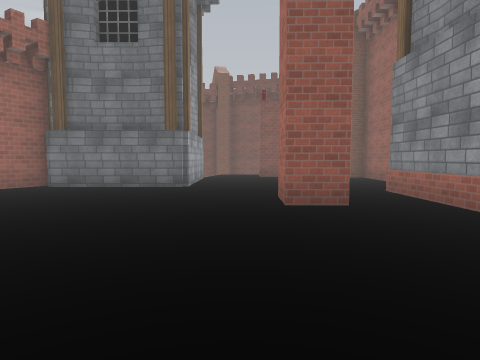
View 1 (above)

19 first-person views from a walk through a scene from a Unity 3-D project. The camera is 1.3 m above the floor, tilts 4° down and sees 75° across. The floor is counted in squares, 2 m on a side. Each view is taken from the middle of a square. On the plan, view 1 faces up. The plan holds only what a view shows up to about 10 squares ahead; the rest is blank. The place goes on beyond the plan. The player character is not drawn. Some surface patterns are stand-ins.

View 2
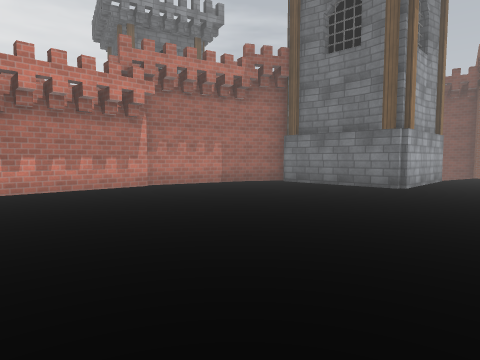

View 3
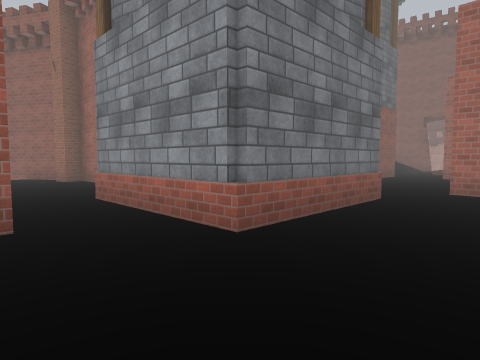

View 4
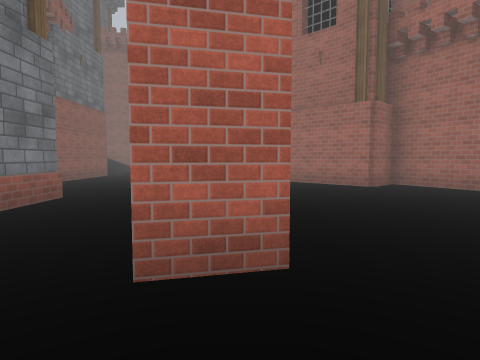

View 5
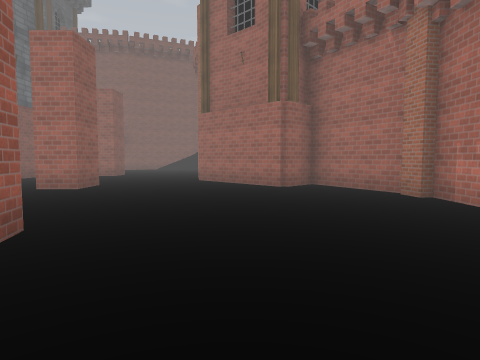

View 6
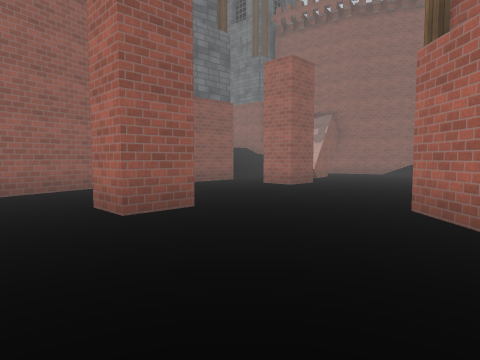

View 7
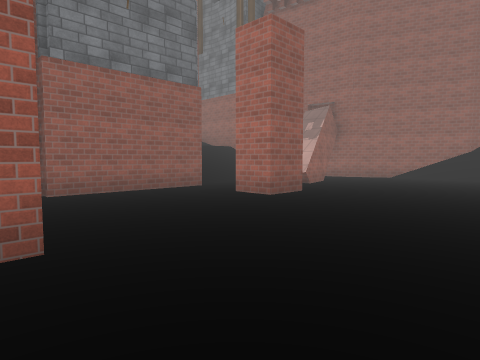

View 8
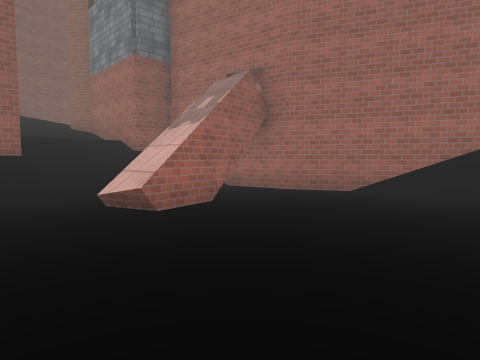

View 9
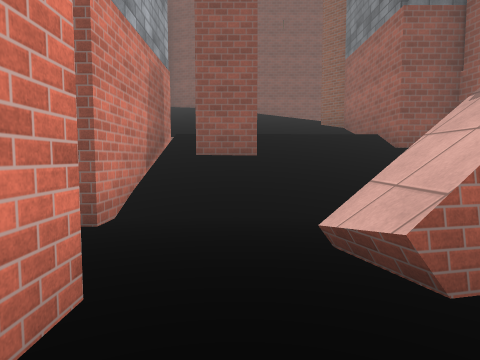

View 10
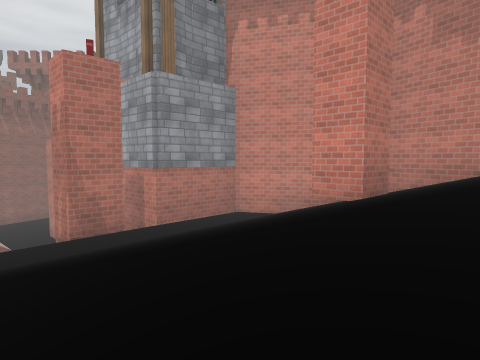

View 11
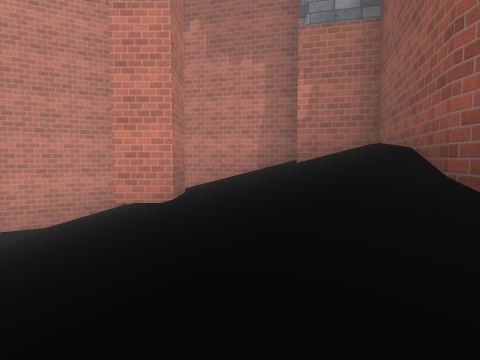

View 12
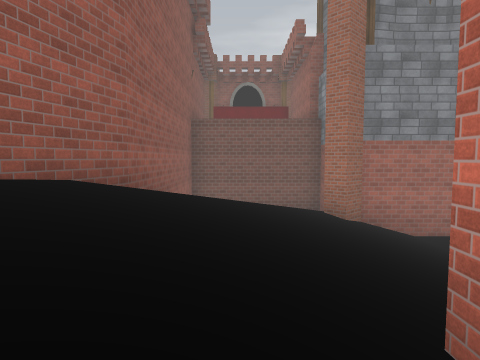

View 13
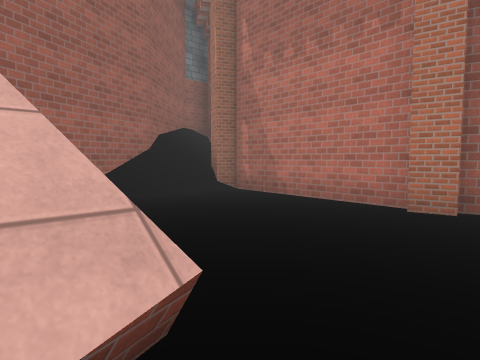

View 14
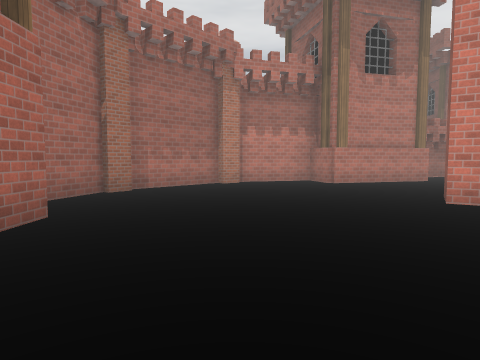

View 15
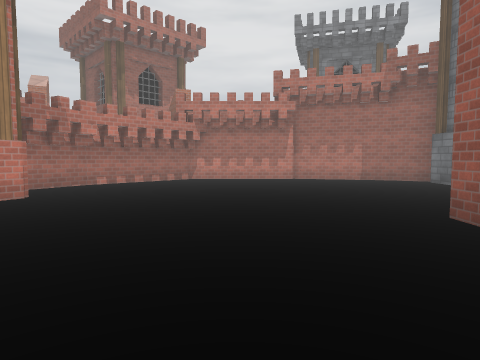

View 16
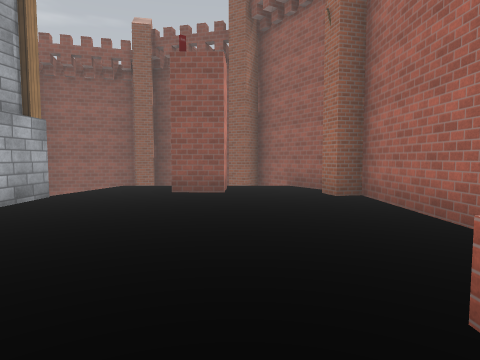

View 17
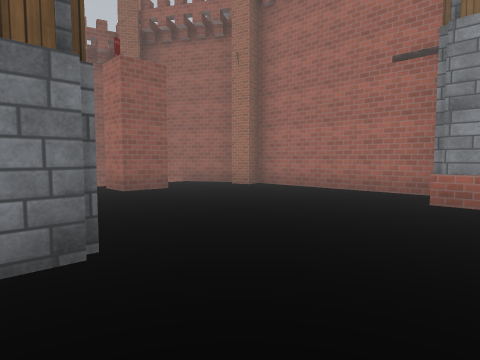

View 18
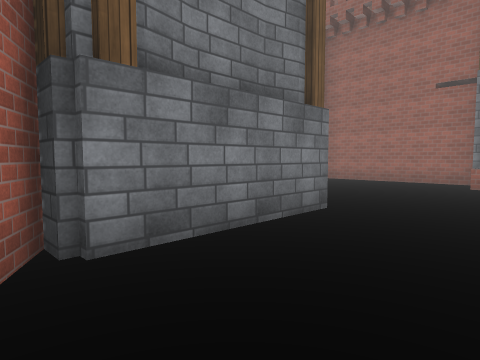

View 19
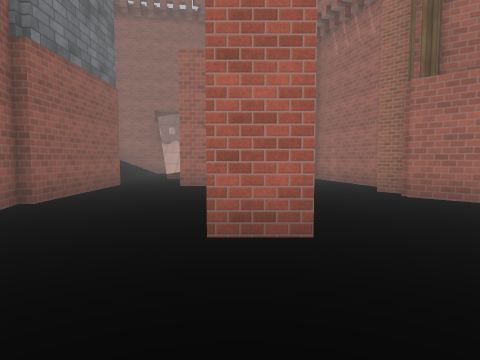

### Floor plan
Key: @ floor where view 1 was taken; # wall or solid block; . main floor; : floor 2.25 m higher than the main floor; + floor 5 m higher than the main floor; / step, stairs or slope; = window, fence, low wall or low ledge; T tower.
Columns run from 6 left of view 1 to 22 right of it. Each row starts with its distance up from view 1.
 15                  #########
 14                #+#///////#
 13         ###    #///////  #
 12       ....#    #/#/////  #
 11      ..#..##   #//////=# #
 10     T......#   #///////#
  9      ......#   ##::/://#
  8  ##  ......#    ###/#//##
  7 ##TTT......#      #/////#
  6 #........###      #//// ##
  5 #......#.#   ######...//.#
  4 #........#   ........//#.#
  3 #........####......#.....##
  2 #.............#........../#
  1 #......................../##
  0 #.....@..#...............//##
 -1 ##..............##########//#
 -2  ###.##........##          ##
 -3       ##.......#
 -4        #.......#
 -5        ###..####
 -6          ####

Positions as (right, up) in squares from view 1, and headings:
1: (0, 0), facing up
2: (1, 0), facing up-left
3: (1, 1), facing up-right
4: (1, 0), facing right
5: (1, -2), facing right
6: (6, -2), facing up-right
7: (8, -1), facing up-right
8: (13, 0), facing up-right
9: (14, 2), facing up
10: (16, 14), facing down-left
11: (16, 13), facing left
12: (10, 13), facing right
13: (14, 4), facing down-right
14: (9, 1), facing down-left
15: (4, 2), facing left
16: (2, 5), facing up
17: (-2, 5), facing up-right
18: (-5, 5), facing up-right
19: (5, 2), facing right
